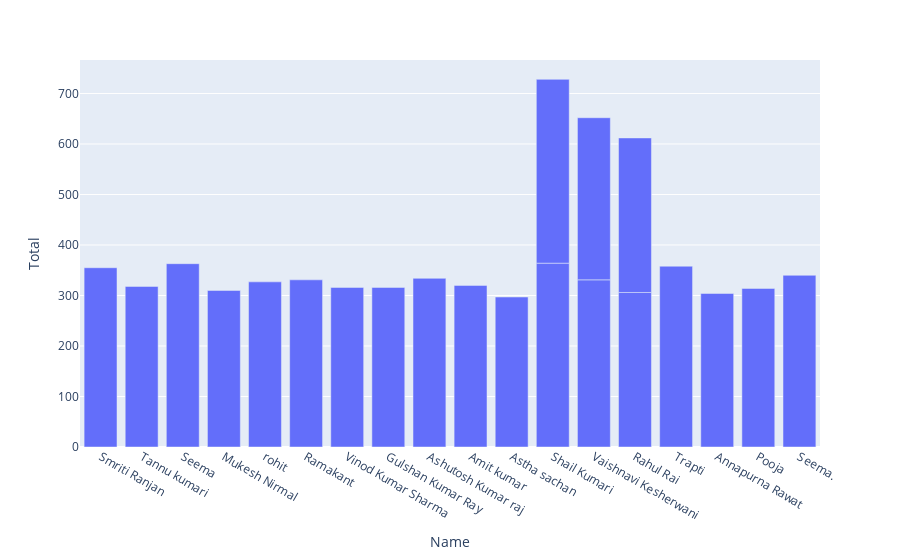

The notebook cell this image was saved under:
### Code cell
px.bar(df ,x='Name', y ='Total')

### Figure 1 — Plotly figure (JSON) as saved in the notebook; plotly's stock layout.template omitted (floating-point values rounded to 4 significant figures)
{"data": [{"alignmentgroup": "True", "hovertemplate": "Name=%{x}<br>Total=%{y}<extra></extra>", "legendgroup": "", "marker": {"color": "#636efa", "pattern": {"shape": ""}}, "name": "", "offsetgroup": "", "orientation": "v", "showlegend": false, "textposition": "auto", "type": "bar", "x": ["Smriti Ranjan", "Tannu kumari ", "Seema", "Mukesh Nirmal", "rohit", "Ramakant", "Vinod Kumar Sharma ", "Gulshan Kumar Ray ", "Ashutosh Kumar raj ", "Amit kumar", "Astha sachan", "Shail Kumari", "Vaishnavi Kesherwani", "Rahul Rai", "Trapti", "Annapurna Rawat", "Pooja", "Seema.", "Shail Kumari", "Vaishnavi Kesherwani", "Rahul Rai"], "xaxis": "x", "y": [355, 318, 363, 310, 327, 331, 316, 316, 334, 320, 297, 364, 331, 306, 358, 304, 314, 340, 364, 321, 306], "yaxis": "y"}], "layout": {"barmode": "relative", "legend": {"tracegroupgap": 0}, "margin": {"t": 60}, "xaxis": {"anchor": "y", "domain": [0, 1], "title": {"text": "Name"}}, "yaxis": {"anchor": "x", "domain": [0, 1], "title": {"text": "Total"}}}}
